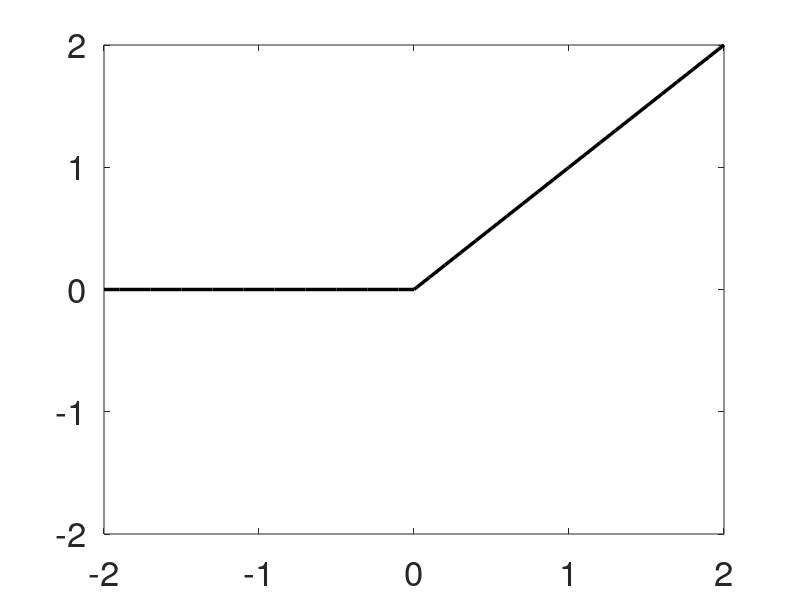
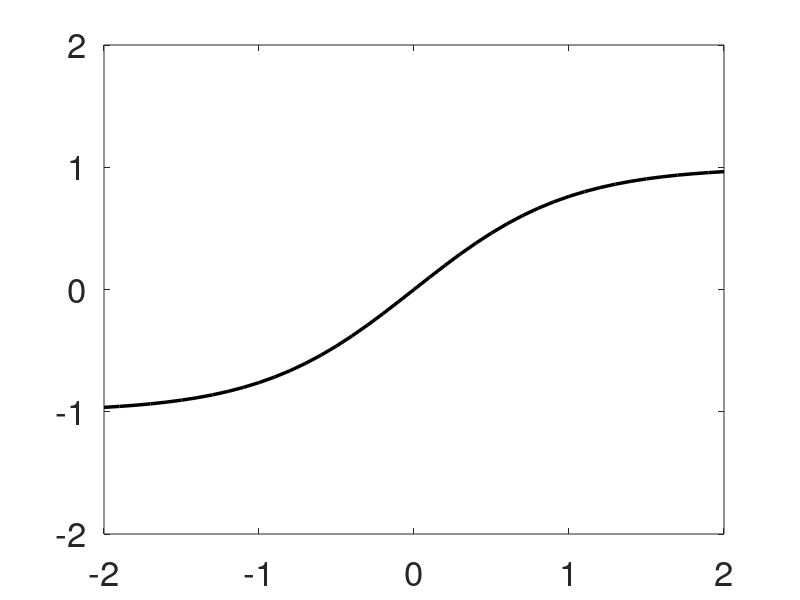
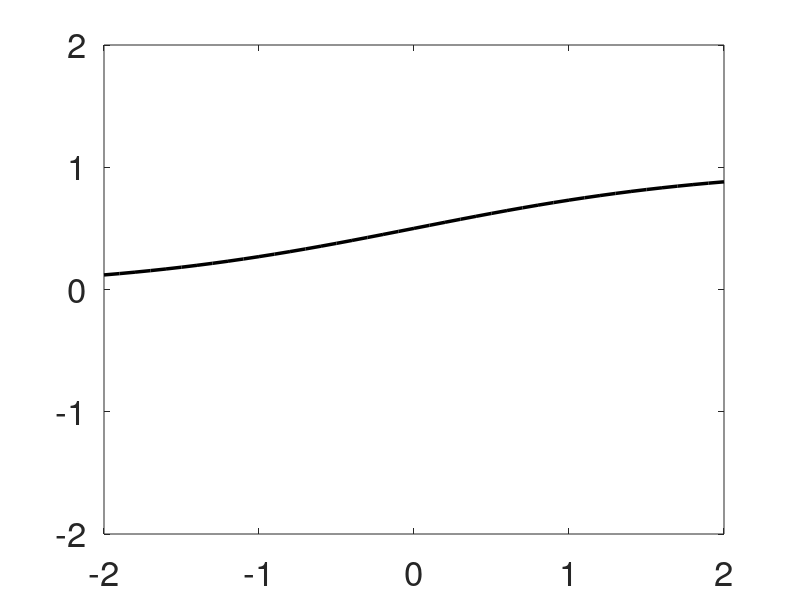
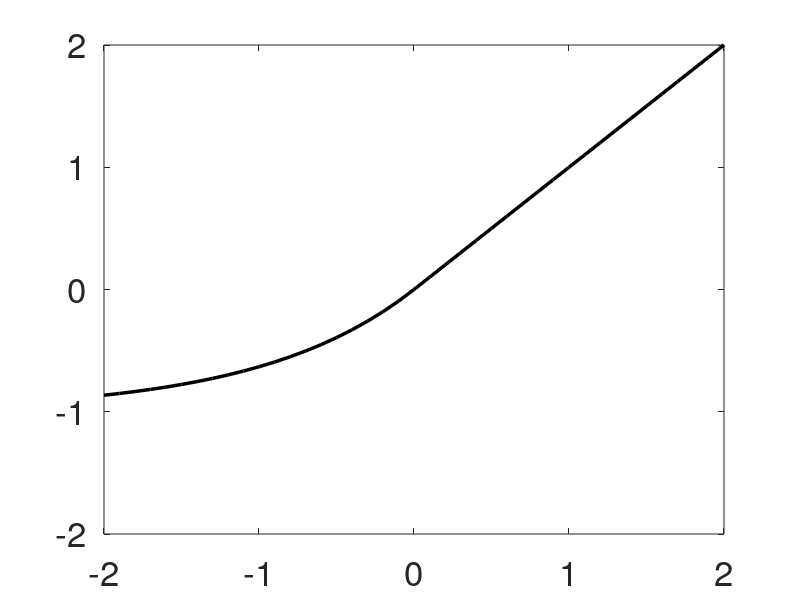

Reproduce these figures in MATLAB, in order.
x=[-2:0.1:2];
y_relu=max(0,x);
y_tanh=tanh(x);
y_sigmoid=1./(1+exp(-x));

plot(x,y_relu,'LineWidth',2.5,"color","k")
xlim([-2 2])
ylim([-2 2])
set(gca,'XTick',-2:1:2,"fontsize",25);
set(gca,'YTick',-2:1:2,"fontsize",25);
print -dpng ReLU

plot(x,y_tanh,'LineWidth',2.5,"color","k")
xlim([-2 2])
ylim([-2 2])
set(gca,'XTick',-2:1:2,"fontsize",25);
set(gca,'YTick',-2:1:2,"fontsize",25);
print -dpng Tanh

plot(x,y_sigmoid,'LineWidth',2.5,"color","k")
xlim([-2 2])
ylim([-2 2])
set(gca,'XTick',-2:1:2,"fontsize",25);
set(gca,'YTick',-2:1:2,"fontsize",25);
print -dpng Sigmoid

clear 
x1=[-2:0.1:0];
x2=[0:0.1:2];
y_elu1=exp(x1)-1;
y_elu2=x2;

plot(x1,y_elu1,'LineWidth',2.5,"color","k")
hold on
plot(x2,y_elu2,'LineWidth',2.5,"color","k")
xlim([-2 2])
ylim([-2 2])
set(gca,'XTick',-2:1:2,"fontsize",25);
set(gca,'YTick',-2:1:2,"fontsize",25);
print -dpng ELU